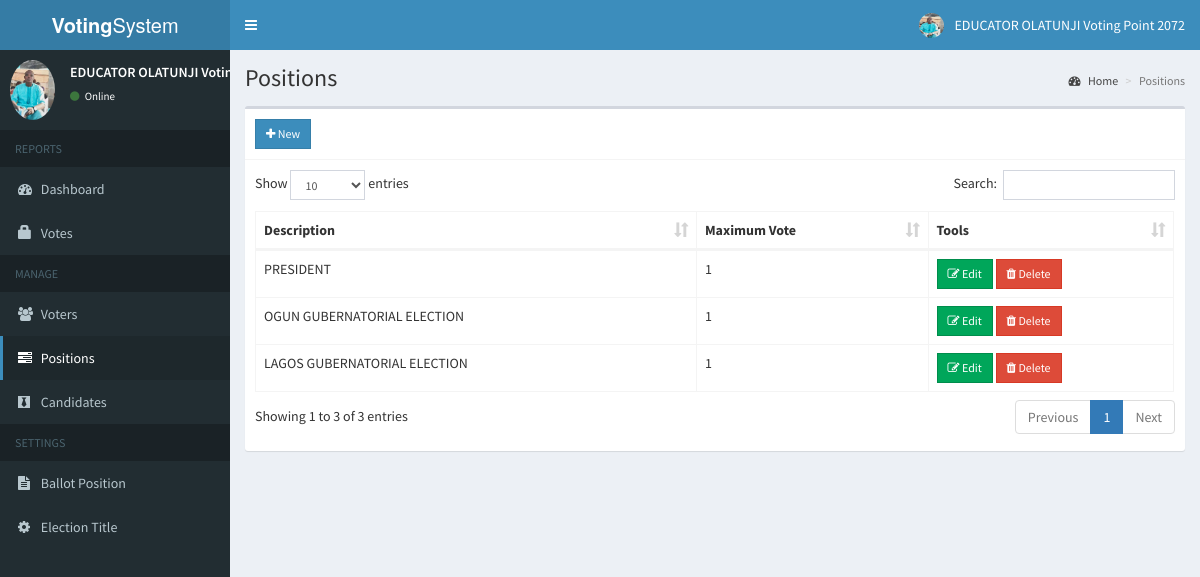
Page /admin/positions.php (signed in) on the committed database.
### tables this page shows
CREATE TABLE `positions` (
  `id` int(11) NOT NULL,
  `description` varchar(50) NOT NULL,
  `max_vote` int(11) NOT NULL,
  `priority` int(11) NOT NULL
);

### admin/includes/session.php (called while the page is built, shortened)
<?php
	include 'includes/conn.php';
	$sql = "SELECT * FROM admin WHERE id = '".$_SESSION['admin']."'";
	$query = $conn->query($sql);
	$user = $query->fetch_assoc();
?>

### admin/positions.php (the view, shortened to what this page needs)
<?php include 'includes/session.php'; ?>
<?php include 'includes/header.php'; ?>
<body class="hold-transition skin-blue sidebar-mini">
<div class="wrapper">
  <?php include 'includes/navbar.php'; ?>
  <?php include 'includes/menubar.php'; ?>
  <div class="content-wrapper">
    <section class="content-header">
      <h1>
        Positions
      </h1>
      <ol class="breadcrumb">
        <li><a href="#"><i class="fa fa-dashboard"></i> Home</a></li>
        <li class="active">Positions</li>
      </ol>
    </section>
    <section class="content">
      <div class="row">
        <div class="col-xs-12">
          <div class="box">
            <div class="box-header with-border">
              <a href="#addnew" data-toggle="modal" class="btn btn-primary btn-sm btn-flat"><i class="fa fa-plus"></i> New</a>
            </div>
            <div class="box-body">
              <table id="example1" class="table table-bordered">
                <thead>
                  <th>Description</th>
                  <th>Maximum Vote</th>
                  <th>Tools</th>
                </thead>
                <tbody>
                  <?php
                    $sql = "SELECT * FROM positions ORDER BY priority ASC";
                    $query = $conn->query($sql);
                    while($row = $query->fetch_assoc()){
                      echo "
                        <tr>
                          <td class='hidden'></td>
                          <td>".$row['description']."</td>
                          <td>".$row['max_vote']."</td>
                          <td>
                            <button class='btn btn-success btn-sm edit btn-flat' data-id='".$row['id']."'><i class='fa fa-edit'></i> Edit</button>
                            <button class='btn btn-danger btn-sm delete btn-flat' data-id='".$row['id']."'><i class='fa fa-trash'></i> Delete</button>
                          </td>
                        </tr>
                      ";
                    }
                  ?>
                </tbody>
              </table>
            </div>
          </div>
        </div>
      </div>
    </section>
  </div>
</div>
</body>
</html>

### admin/includes/navbar.php (shortened to what this page needs)
<header class="main-header">
  <a href="#" class="logo">
    <span class="logo-lg"><b>Voting</b>System</span>
  </a>
  <nav class="navbar navbar-static-top">
    <a href="#" class="sidebar-toggle" data-toggle="push-menu" role="button">
    </a>
    <div class="navbar-custom-menu">
      <ul class="nav navbar-nav">
        <li class="dropdown user user-menu">
          <a href="#" class="dropdown-toggle" data-toggle="dropdown">
            <img src="<?php echo (!empty($user['photo'])) ? '../images/'.$user['photo'] : '../images/profile.jpg'; ?>" class="user-image" alt="User Image">
            <span class="hidden-xs"><?php echo $user['firstname'].' '.$user['lastname']; ?></span>
          </a>
        </li>
      </ul>
    </div>
  </nav>
</header>

### admin/includes/menubar.php (shortened to what this page needs)
<aside class="main-sidebar">
  <section class="sidebar">
    <div class="user-panel">
      <div class="pull-left image">
        <img src="<?php echo (!empty($user['photo'])) ? '../images/'.$user['photo'] : '../images/profile.jpg'; ?>" class="img-circle" alt="User Image">
      </div>
      <div class="pull-left info">
        <p><?php echo $user['firstname'].' '.$user['lastname']; ?></p>
        <a><i class="fa fa-circle text-success"></i> Online</a>
      </div>
    </div>
    <ul class="sidebar-menu" data-widget="tree">
      <li class="header">REPORTS</li>
      <li class=""><a href="home.php"><i class="fa fa-dashboard"></i> <span>Dashboard</span></a></li>
      <li class=""><a href="votes.php"><span class="glyphicon glyphicon-lock"></span> <span>Votes</span></a></li>
      <li class="header">MANAGE</li>
      <li class=""><a href="voters.php"><i class="fa fa-users"></i> <span>Voters</span></a></li>
      <li class=""><a href="positions.php"><i class="fa fa-tasks"></i> <span>Positions</span></a></li>
      <li class=""><a href="candidates.php"><i class="fa fa-black-tie"></i> <span>Candidates</span></a></li>
      <li class="header">SETTINGS</li>
      <li class=""><a href="ballot.php"><i class="fa fa-file-text"></i> <span>Ballot Position</span></a></li>
      <li class=""><a href="#config" data-toggle="modal"><i class="fa fa-cog"></i> <span>Election Title</span></a></li>
    </ul>
  </section>
</aside>

### rows in the picture
positions: description "PRESIDENT", max_vote "1"
positions: description "OGUN GUBERNATORIAL ELECTION", max_vote "1"
positions: description "LAGOS GUBERNATORIAL ELECTION", max_vote "1"

### other values in the picture
$user['firstname'] "EDUCATOR OLATUNJI"
$user['lastname'] "Voting Point 2072"
